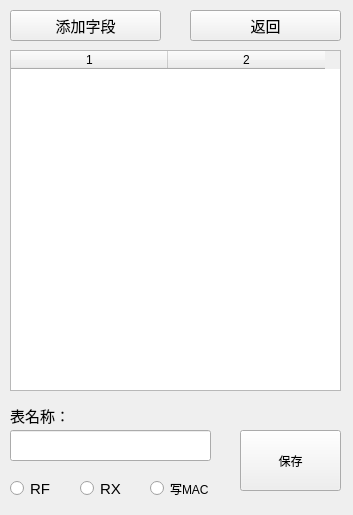
<?xml version="1.0" encoding="UTF-8"?>
<ui version="4.0">
 <class>CreateWidget</class>
 <widget class="QWidget" name="CreateWidget">
  <property name="geometry">
   <rect>
    <x>0</x>
    <y>0</y>
    <width>353</width>
    <height>515</height>
   </rect>
  </property>
  <property name="windowTitle">
   <string>Form</string>
  </property>
  <widget class="QPushButton" name="m_btn_add">
   <property name="geometry">
    <rect>
     <x>10</x>
     <y>10</y>
     <width>151</width>
     <height>31</height>
    </rect>
   </property>
   <property name="font">
    <font>
     <pointsize>11</pointsize>
    </font>
   </property>
   <property name="text">
    <string>添加字段</string>
   </property>
  </widget>
  <widget class="QTableWidget" name="m_tbl_field">
   <property name="geometry">
    <rect>
     <x>10</x>
     <y>50</y>
     <width>331</width>
     <height>341</height>
    </rect>
   </property>
   <property name="columnCount">
    <number>2</number>
   </property>
   <attribute name="horizontalHeaderDefaultSectionSize">
    <number>157</number>
   </attribute>
   <attribute name="verticalHeaderVisible">
    <bool>true</bool>
   </attribute>
   <column/>
   <column/>
  </widget>
  <widget class="QRadioButton" name="m_radio_rf">
   <property name="geometry">
    <rect>
     <x>10</x>
     <y>480</y>
     <width>89</width>
     <height>17</height>
    </rect>
   </property>
   <property name="font">
    <font>
     <pointsize>11</pointsize>
    </font>
   </property>
   <property name="text">
    <string>RF</string>
   </property>
  </widget>
  <widget class="QLineEdit" name="m_edt_line">
   <property name="geometry">
    <rect>
     <x>10</x>
     <y>430</y>
     <width>201</width>
     <height>31</height>
    </rect>
   </property>
  </widget>
  <widget class="QLabel" name="label">
   <property name="geometry">
    <rect>
     <x>10</x>
     <y>400</y>
     <width>61</width>
     <height>31</height>
    </rect>
   </property>
   <property name="font">
    <font>
     <pointsize>11</pointsize>
    </font>
   </property>
   <property name="text">
    <string>表名称：</string>
   </property>
  </widget>
  <widget class="QPushButton" name="m_btn_save">
   <property name="geometry">
    <rect>
     <x>240</x>
     <y>430</y>
     <width>101</width>
     <height>61</height>
    </rect>
   </property>
   <property name="text">
    <string>保存</string>
   </property>
  </widget>
  <widget class="QRadioButton" name="m_radio_rx">
   <property name="geometry">
    <rect>
     <x>80</x>
     <y>480</y>
     <width>89</width>
     <height>17</height>
    </rect>
   </property>
   <property name="font">
    <font>
     <pointsize>11</pointsize>
    </font>
   </property>
   <property name="text">
    <string>RX</string>
   </property>
  </widget>
  <widget class="QRadioButton" name="m_radio_mac">
   <property name="geometry">
    <rect>
     <x>150</x>
     <y>480</y>
     <width>89</width>
     <height>17</height>
    </rect>
   </property>
   <property name="text">
    <string>写MAC</string>
   </property>
  </widget>
  <widget class="QPushButton" name="m_btn_back">
   <property name="geometry">
    <rect>
     <x>190</x>
     <y>10</y>
     <width>151</width>
     <height>31</height>
    </rect>
   </property>
   <property name="font">
    <font>
     <pointsize>11</pointsize>
    </font>
   </property>
   <property name="text">
    <string>返回</string>
   </property>
  </widget>
 </widget>
 <resources/>
 <connections/>
</ui>
